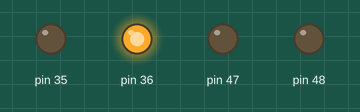
This sketch was run on a simulated Arduino Mega 2560, built with avr-gcc and run on an emulated ATmega2560. Parts: output pins drawn as LEDs (lit = HIGH).

Above: at 0.2 s.
At 1.2 s:
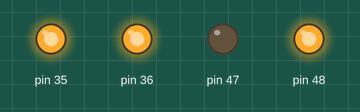
At 1.7 s:
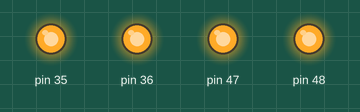
At 2.2 s:
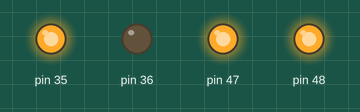
At 3.2 s:
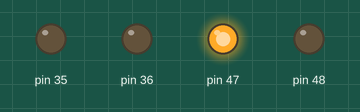
At 4.7 s:
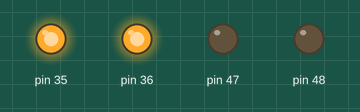
Timing chart, 0 to 5.2 s (numbered marks = the images above):
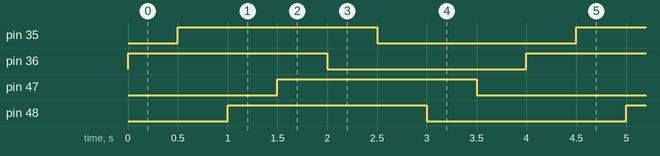

The sketch:

Relay.ino
```cpp
void setup() {
  pinMode(36, OUTPUT); digitalWrite(36, 0);
  pinMode(35, OUTPUT); digitalWrite(35, 0);
  pinMode(48, OUTPUT); digitalWrite(48, 0);
  pinMode(47, OUTPUT); digitalWrite(47, 0);

}

void loop() {
  digitalWrite(36, 1); delay(500);
  digitalWrite(35, 1); delay(500);
  digitalWrite(48, 1); delay(500);
  digitalWrite(47, 1); delay(500);

  digitalWrite(36, 0); delay(500);
  digitalWrite(35, 0); delay(500);
  digitalWrite(48, 0); delay(500);
  digitalWrite(47, 0); delay(500);
}
```

Measured:
- by itself, pin 35, pin 36, pin 47, pin 48: alternates HIGH for 2.0 s and LOW for 2.0 s
- by itself, everything shown: repeats every 4.0 s, in 8 steps
